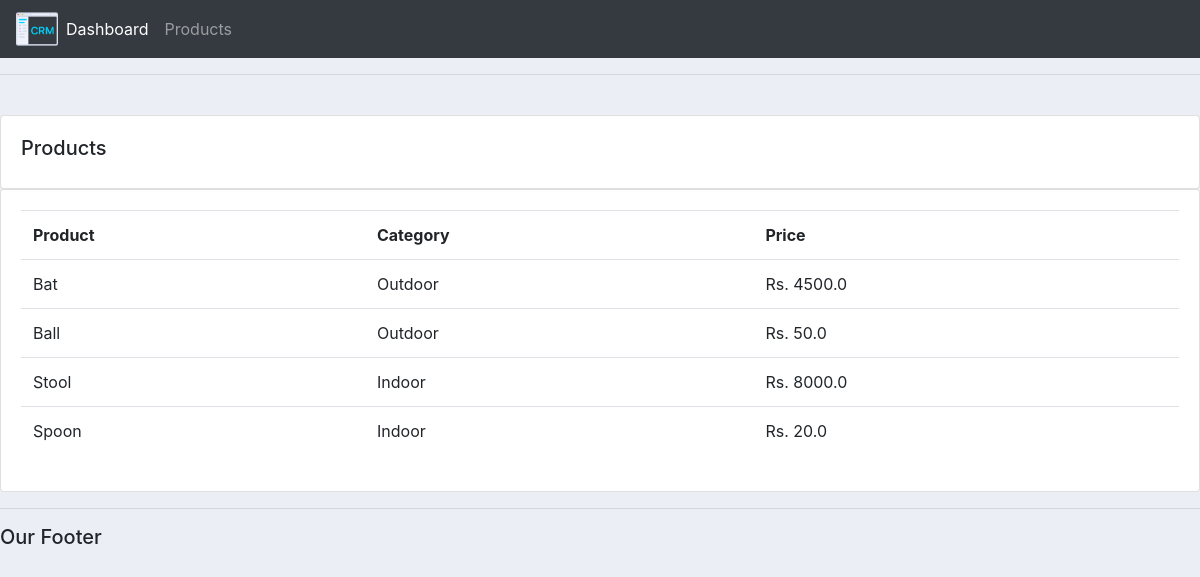
Screenshot of /products/ with the database file from the repository.
### accounts/models.py (models this page shows, shortened)
class Product(models.Model):
    name = models.CharField(max_length=50, null=False)
    price = models.FloatField(null=False)
    CATEGORY = (
        ('Indoor', 'Indoor'),
        ('Outdoor', 'Outdoor')
    )
    category = models.CharField(max_length=50, null=True, choices=CATEGORY)
    description = models.CharField(max_length=200, null=True)
    date_created = models.DateTimeField(auto_now_add=True)
    tags = models.ManyToManyField(Tag, related_name='tag_set')

### accounts/views.py (the view)
# urls.py: path('products/', views.products, name='products'),
def products(request):
    product_count = Product.objects.count()
    products = Product.objects.all()
    context = {
        "product_count": product_count,
        "products": products
    }
    return render(request, 'products.html', context=context)

### accounts/templates/products.html (shortened to what this page needs)
{% extends 'main.html' %}
{% block content %}
<br>
<div class = "row">
    <div class = "col-md">
        <div class = "card card-body">
            <h5>Products</h5>
        </div>
        <div class="card card-body">
            <table class="table">
                <tr>
                    <th>Product</th>
                    <th>Category</th>
                    <th>Price</th>
                </tr>
                {% if product_count > 0 %}
                {% for product in products %}
                <tr>
                    <td>{{product.name}}</td>
                    <td>{{product.category}}</td>
                    <td>Rs. {{product.price}}</td>
                </tr>
                {% endfor %}
                {% else %}
                <tr>
                    <td>NULL</td>
                    <td>NULL</td>
                    <td>NULL</td>
                </tr>
                {% endif %}
            </table>
        </div>
    </div>
</div>
{% endblock %}

### accounts/static/css/main.css (style rules this page uses)
body { background-color: #ebeff5; }

### rows the page displays
Product: name "Bat", category "Outdoor", price "4500.0"
Product: name "Ball", category "Outdoor", price "50.0"
Product: name "Stool", category "Indoor", price "8000.0"
Product: name "Spoon", category "Indoor", price "20.0"
